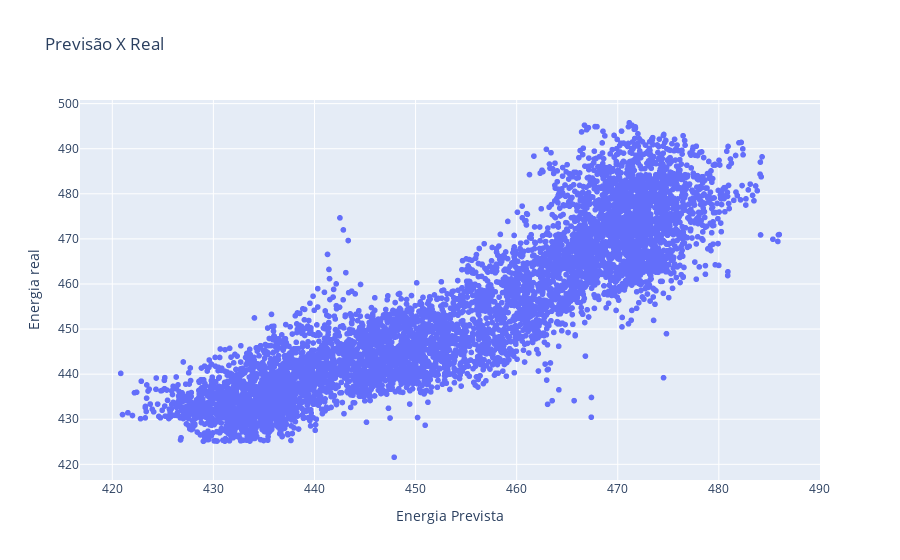

The code cell stored with this chart in its notebook:
### Code cell
# Fazendo um scatter plot entre y_previsto e y_train

fig = px.scatter(x= y_previsto_train    , y= y_train,
                 title='Previsão X Real',
                 labels={'x':'Energia Prevista','y':'Energia real'})
fig.show()
print("Como visto no gráfico, o modelo está bem próximo da realidade")

### Figure 1 — Plotly figure (JSON) as saved in the notebook; plotly's stock layout.template omitted (floating-point values rounded to 4 significant figures; data arrays with more than 128 entries replaced by an {"elided": "..."} marker saying what was removed)
{"data": [{"hovertemplate": "Energia Prevista=%{x}<br>Energia real=%{y}<extra></extra>", "legendgroup": "", "marker": {"color": "#636efa", "symbol": "circle"}, "mode": "markers", "name": "", "showlegend": false, "type": "scattergl", "x": {"elided": "6697 float values"}, "xaxis": "x", "y": {"elided": "6697 float values"}, "yaxis": "y"}], "layout": {"legend": {"tracegroupgap": 0}, "title": {"text": "Previsão X Real"}, "xaxis": {"anchor": "y", "domain": [0, 1], "title": {"text": "Energia Prevista"}}, "yaxis": {"anchor": "x", "domain": [0, 1], "title": {"text": "Energia real"}}}}
